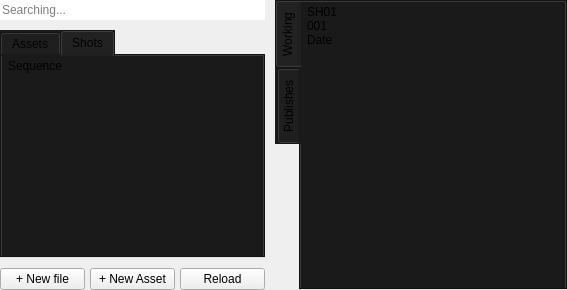
<?xml version="1.0" encoding="UTF-8"?>
<ui version="4.0">
 <class>main_container</class>
 <widget class="QWidget" name="main_container">
  <property name="geometry">
   <rect>
    <x>0</x>
    <y>0</y>
    <width>567</width>
    <height>290</height>
   </rect>
  </property>
  <property name="windowTitle">
   <string>MBLab Manager</string>
  </property>
  <layout class="QHBoxLayout" name="main_container_layout">
   <property name="spacing">
    <number>10</number>
   </property>
   <property name="leftMargin">
    <number>0</number>
   </property>
   <property name="topMargin">
    <number>0</number>
   </property>
   <property name="rightMargin">
    <number>0</number>
   </property>
   <property name="bottomMargin">
    <number>0</number>
   </property>
   <item>
    <widget class="QWidget" name="menu_widget" native="true">
     <property name="maximumSize">
      <size>
       <width>280</width>
       <height>16777215</height>
      </size>
     </property>
     <layout class="QVBoxLayout" name="menu_layout_2">
      <property name="spacing">
       <number>0</number>
      </property>
      <property name="leftMargin">
       <number>0</number>
      </property>
      <property name="topMargin">
       <number>0</number>
      </property>
      <property name="rightMargin">
       <number>0</number>
      </property>
      <property name="bottomMargin">
       <number>0</number>
      </property>
      <item>
       <layout class="QHBoxLayout" name="search_layout">
        <property name="spacing">
         <number>0</number>
        </property>
        <property name="bottomMargin">
         <number>10</number>
        </property>
        <item>
         <widget class="QLineEdit" name="search">
          <property name="frame">
           <bool>false</bool>
          </property>
          <property name="placeholderText">
           <string>Searching...</string>
          </property>
         </widget>
        </item>
       </layout>
      </item>
      <item>
       <widget class="QTabWidget" name="work_tab">
        <property name="maximumSize">
         <size>
          <width>16777215</width>
          <height>16777215</height>
         </size>
        </property>
        <property name="styleSheet">
         <string notr="true">background-color:#1a1a1a;</string>
        </property>
        <property name="tabPosition">
         <enum>QTabWidget::North</enum>
        </property>
        <property name="currentIndex">
         <number>1</number>
        </property>
        <property name="documentMode">
         <bool>false</bool>
        </property>
        <widget class="QWidget" name="assets_tab_widget">
         <attribute name="title">
          <string>Assets</string>
         </attribute>
         <layout class="QVBoxLayout" name="menu_tab_layout_2">
          <property name="spacing">
           <number>3</number>
          </property>
          <property name="leftMargin">
           <number>3</number>
          </property>
          <property name="topMargin">
           <number>3</number>
          </property>
          <property name="rightMargin">
           <number>3</number>
          </property>
          <property name="bottomMargin">
           <number>3</number>
          </property>
          <item>
           <widget class="QTreeWidget" name="assets">
            <property name="minimumSize">
             <size>
              <width>0</width>
              <height>0</height>
             </size>
            </property>
            <property name="maximumSize">
             <size>
              <width>16777215</width>
              <height>16777215</height>
             </size>
            </property>
            <property name="cursor" stdset="0">
             <cursorShape>PointingHandCursor</cursorShape>
            </property>
            <property name="styleSheet">
             <string notr="true">background-color:#1a1a1a;</string>
            </property>
            <property name="frameShape">
             <enum>QFrame::NoFrame</enum>
            </property>
            <property name="frameShadow">
             <enum>QFrame::Plain</enum>
            </property>
            <property name="autoScrollMargin">
             <number>0</number>
            </property>
            <property name="editTriggers">
             <set>QAbstractItemView::SelectedClicked</set>
            </property>
            <property name="alternatingRowColors">
             <bool>false</bool>
            </property>
            <property name="selectionMode">
             <enum>QAbstractItemView::ContiguousSelection</enum>
            </property>
            <property name="selectionBehavior">
             <enum>QAbstractItemView::SelectRows</enum>
            </property>
            <property name="iconSize">
             <size>
              <width>16</width>
              <height>16</height>
             </size>
            </property>
            <property name="indentation">
             <number>10</number>
            </property>
            <property name="rootIsDecorated">
             <bool>false</bool>
            </property>
            <property name="uniformRowHeights">
             <bool>true</bool>
            </property>
            <property name="wordWrap">
             <bool>true</bool>
            </property>
            <attribute name="headerVisible">
             <bool>false</bool>
            </attribute>
            <column>
             <property name="text">
              <string>1</string>
             </property>
            </column>
            <item>
             <property name="text">
              <string>Character</string>
             </property>
             <property name="icon">
              <iconset resource="../resources/resources.qrc">
               <normaloff>:/icons/folder.png</normaloff>:/icons/folder.png</iconset>
             </property>
             <item>
              <property name="text">
               <string>Asset</string>
              </property>
              <property name="icon">
               <iconset resource="../resources/resources.qrc">
                <normaloff>:/icons/cube.png</normaloff>:/icons/cube.png</iconset>
              </property>
              <item>
               <property name="text">
                <string>Step</string>
               </property>
               <property name="icon">
                <iconset resource="../resources/resources.qrc">
                 <normaloff>:/icons/step.png</normaloff>:/icons/step.png</iconset>
               </property>
              </item>
             </item>
            </item>
           </widget>
          </item>
         </layout>
        </widget>
        <widget class="QWidget" name="shots_tab_widget">
         <attribute name="title">
          <string>Shots</string>
         </attribute>
         <layout class="QVBoxLayout" name="shots_tab_layout_2">
          <property name="spacing">
           <number>3</number>
          </property>
          <property name="leftMargin">
           <number>3</number>
          </property>
          <property name="topMargin">
           <number>3</number>
          </property>
          <property name="rightMargin">
           <number>3</number>
          </property>
          <property name="bottomMargin">
           <number>3</number>
          </property>
          <item>
           <widget class="QTreeWidget" name="shots">
            <property name="minimumSize">
             <size>
              <width>0</width>
              <height>0</height>
             </size>
            </property>
            <property name="maximumSize">
             <size>
              <width>16777215</width>
              <height>16777215</height>
             </size>
            </property>
            <property name="cursor" stdset="0">
             <cursorShape>PointingHandCursor</cursorShape>
            </property>
            <property name="frameShape">
             <enum>QFrame::NoFrame</enum>
            </property>
            <property name="frameShadow">
             <enum>QFrame::Plain</enum>
            </property>
            <property name="autoScrollMargin">
             <number>0</number>
            </property>
            <property name="showDropIndicator" stdset="0">
             <bool>false</bool>
            </property>
            <property name="alternatingRowColors">
             <bool>false</bool>
            </property>
            <property name="selectionMode">
             <enum>QAbstractItemView::SingleSelection</enum>
            </property>
            <property name="selectionBehavior">
             <enum>QAbstractItemView::SelectRows</enum>
            </property>
            <property name="iconSize">
             <size>
              <width>16</width>
              <height>16</height>
             </size>
            </property>
            <property name="indentation">
             <number>10</number>
            </property>
            <property name="rootIsDecorated">
             <bool>false</bool>
            </property>
            <property name="uniformRowHeights">
             <bool>true</bool>
            </property>
            <property name="wordWrap">
             <bool>true</bool>
            </property>
            <attribute name="headerVisible">
             <bool>false</bool>
            </attribute>
            <column>
             <property name="text">
              <string>1</string>
             </property>
            </column>
            <item>
             <property name="text">
              <string>Sequence</string>
             </property>
             <property name="icon">
              <iconset resource="../resources/resources.qrc">
               <normaloff>:/icons/folder.png</normaloff>:/icons/folder.png</iconset>
             </property>
             <item>
              <property name="text">
               <string>Shot</string>
              </property>
              <property name="icon">
               <iconset resource="../resources/resources.qrc">
                <normaloff>:/icons/movie.png</normaloff>:/icons/movie.png</iconset>
              </property>
              <item>
               <property name="text">
                <string>Step</string>
               </property>
               <property name="icon">
                <iconset resource="../resources/resources.qrc">
                 <normaloff>:/icons/step.png</normaloff>:/icons/step.png</iconset>
               </property>
              </item>
             </item>
            </item>
           </widget>
          </item>
         </layout>
        </widget>
       </widget>
      </item>
      <item>
       <layout class="QHBoxLayout" name="button_new_layout">
        <property name="spacing">
         <number>5</number>
        </property>
        <property name="topMargin">
         <number>10</number>
        </property>
        <property name="bottomMargin">
         <number>0</number>
        </property>
        <item>
         <widget class="QPushButton" name="new_file">
          <property name="cursor">
           <cursorShape>PointingHandCursor</cursorShape>
          </property>
          <property name="text">
           <string>+ New file</string>
          </property>
         </widget>
        </item>
        <item>
         <widget class="QPushButton" name="new_context">
          <property name="cursor">
           <cursorShape>PointingHandCursor</cursorShape>
          </property>
          <property name="text">
           <string>+ New Asset</string>
          </property>
         </widget>
        </item>
        <item>
         <widget class="QPushButton" name="reload">
          <property name="cursor">
           <cursorShape>PointingHandCursor</cursorShape>
          </property>
          <property name="text">
           <string>Reload</string>
          </property>
         </widget>
        </item>
       </layout>
      </item>
     </layout>
    </widget>
   </item>
   <item>
    <widget class="QTabWidget" name="files_tab">
     <property name="styleSheet">
      <string notr="true">background-color:#1a1a1a;</string>
     </property>
     <property name="tabPosition">
      <enum>QTabWidget::West</enum>
     </property>
     <property name="currentIndex">
      <number>0</number>
     </property>
     <property name="usesScrollButtons">
      <bool>true</bool>
     </property>
     <widget class="QWidget" name="working_tab_widget">
      <attribute name="title">
       <string>Working</string>
      </attribute>
      <layout class="QVBoxLayout" name="working_tab_layout_2">
       <property name="spacing">
        <number>3</number>
       </property>
       <property name="leftMargin">
        <number>3</number>
       </property>
       <property name="topMargin">
        <number>3</number>
       </property>
       <property name="rightMargin">
        <number>3</number>
       </property>
       <property name="bottomMargin">
        <number>3</number>
       </property>
       <item>
        <widget class="QTreeWidget" name="work_files">
         <property name="cursor" stdset="0">
          <cursorShape>PointingHandCursor</cursorShape>
         </property>
         <property name="frameShape">
          <enum>QFrame::NoFrame</enum>
         </property>
         <property name="frameShadow">
          <enum>QFrame::Plain</enum>
         </property>
         <property name="autoScrollMargin">
          <number>16</number>
         </property>
         <property name="alternatingRowColors">
          <bool>false</bool>
         </property>
         <property name="iconSize">
          <size>
           <width>60</width>
           <height>60</height>
          </size>
         </property>
         <property name="indentation">
          <number>0</number>
         </property>
         <property name="uniformRowHeights">
          <bool>true</bool>
         </property>
         <attribute name="headerVisible">
          <bool>false</bool>
         </attribute>
         <column>
          <property name="text">
           <string>1</string>
          </property>
         </column>
         <item>
          <property name="text">
           <string>SH01
001
Date</string>
          </property>
          <property name="icon">
           <iconset>
            <normaloff>:/icons/maya.png</normaloff>:/icons/maya.png</iconset>
          </property>
         </item>
        </widget>
       </item>
      </layout>
     </widget>
     <widget class="QWidget" name="publishes_tab_widget">
      <attribute name="title">
       <string>Publishes</string>
      </attribute>
      <layout class="QVBoxLayout" name="publishes_tab_layout_2">
       <property name="spacing">
        <number>3</number>
       </property>
       <property name="leftMargin">
        <number>3</number>
       </property>
       <property name="topMargin">
        <number>3</number>
       </property>
       <property name="rightMargin">
        <number>3</number>
       </property>
       <property name="bottomMargin">
        <number>3</number>
       </property>
       <item>
        <widget class="QTreeWidget" name="publish_files">
         <property name="cursor" stdset="0">
          <cursorShape>PointingHandCursor</cursorShape>
         </property>
         <property name="styleSheet">
          <string notr="true">background-color:#1a1a1a;</string>
         </property>
         <property name="frameShape">
          <enum>QFrame::NoFrame</enum>
         </property>
         <property name="frameShadow">
          <enum>QFrame::Plain</enum>
         </property>
         <property name="alternatingRowColors">
          <bool>false</bool>
         </property>
         <property name="iconSize">
          <size>
           <width>120</width>
           <height>60</height>
          </size>
         </property>
         <property name="indentation">
          <number>0</number>
         </property>
         <property name="uniformRowHeights">
          <bool>true</bool>
         </property>
         <attribute name="headerVisible">
          <bool>false</bool>
         </attribute>
         <column>
          <property name="text">
           <string>1</string>
          </property>
         </column>
         <item>
          <property name="text">
           <string>SH01
001
Date</string>
          </property>
          <property name="icon">
           <iconset>
            <normaloff>:/icons/maya.png</normaloff>:/icons/maya.png</iconset>
          </property>
         </item>
        </widget>
       </item>
      </layout>
     </widget>
    </widget>
   </item>
  </layout>
 </widget>
 <resources>
  <include location="../resources/resources.qrc"/>
 </resources>
 <connections/>
</ui>
